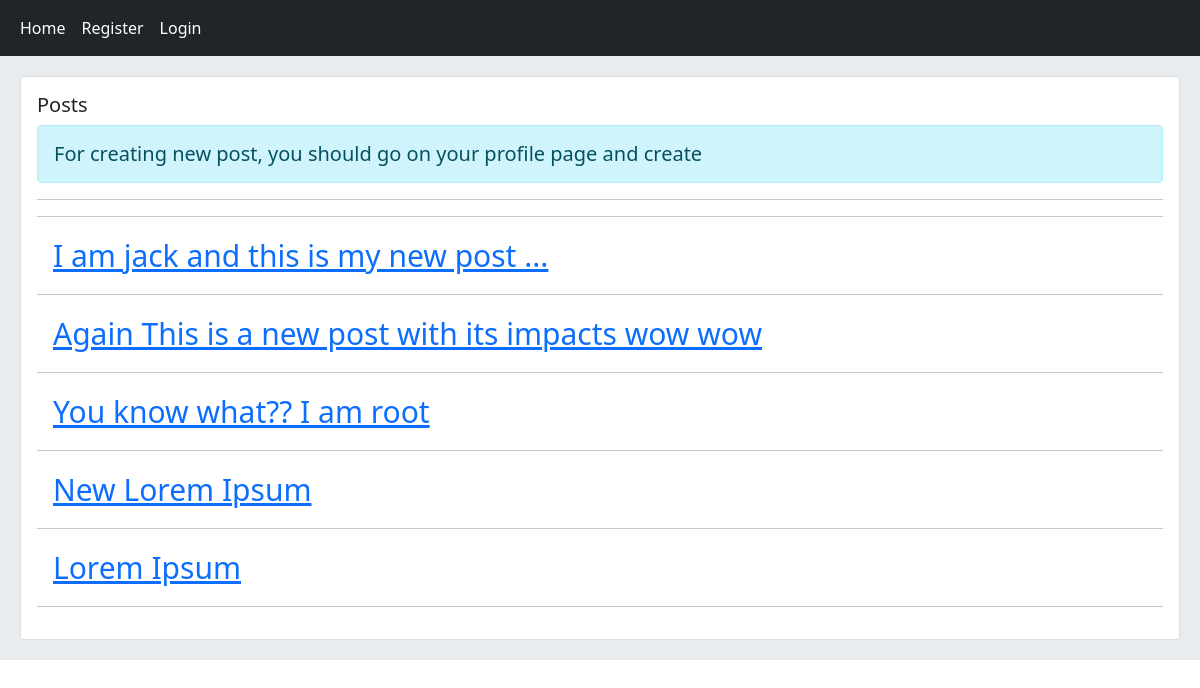
The page / on the database its author committed.
### home/models.py (models this page shows, shortened)
class Post(models.Model):
    user = models.ForeignKey(User, on_delete=models.CASCADE, related_name="posts")
    title = models.CharField(max_length=100)
    body = models.TextField()
    slug = models.SlugField()
    created = models.DateTimeField(auto_now_add=True)
    updated = models.DateTimeField(auto_now=True)
    class Meta:
        ordering = ["-updated", "-created"]
    def get_absolute_url(self):
        return reverse("home:post_detail", args=(self.id, self.slug))

### home/views.py (the view)
# urls.py: path("", views.HomeView.as_view(), name='home'),
class HomeView(View):
    def get(self, request):
        posts = Post.objects.all()
        context = {
        "posts": posts,
        }
        return render(request, "home/index.html", context)

### home/templates/home/index.html (shortened to what this page needs)
{% extends 'base.html' %}
{% block content %}
    <div class="card">
        <div class="card-body">
            <h5 class="card-title">Posts</h5>
            <h5 class="alert alert-info">For creating new post, you should go on your profile page and create</h5>
            <hr/><hr/>
            {% for post in posts %}
               <a href="{{ post.get_absolute_url }}" class="card-body" style="font-size: 30px;">{{ post.title }}</a>
               <hr />
            {% endfor %}
        </div>
    </div>
{% endblock content %}

### rows shown on the page
Post: title "I am jack and this is my new post ..."
Post: title "Again This is a new post with its impacts wow wow"
Post: title "You know what?? I am root"
Post: title "New Lorem Ipsum"
Post: title "Lorem Ipsum"
